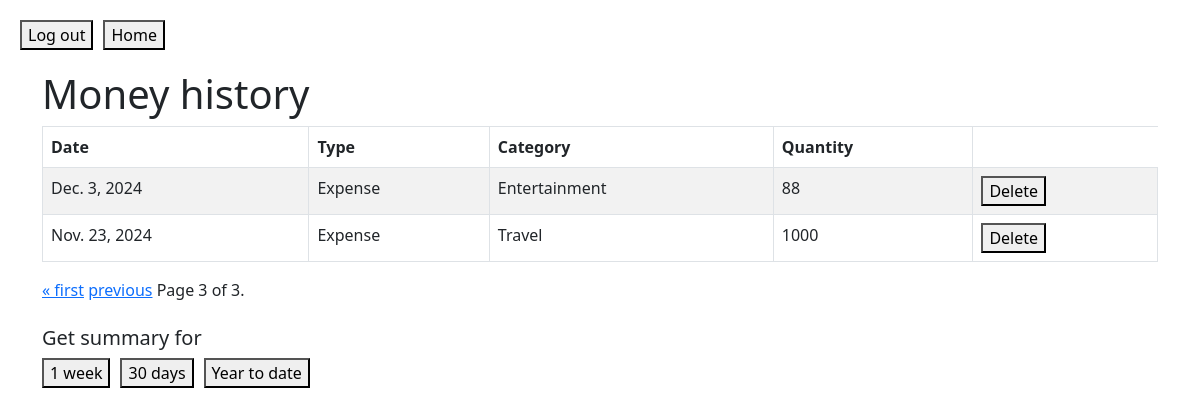
Page /history?page=3 (signed in) on the committed database.
### app/models.py (models this page shows, shortened)
class AddMoneyInfo(models.Model):
    user = models.ForeignKey(User, on_delete=models.CASCADE)
    money_type = models.CharField(max_length=20, choices = ADD_EXPENSE)
    quantity = models.IntegerField()
    date = models.DateField(default=now)
    category = models.CharField(max_length=20, choices=SELECT_CATEGORY, default="Food")

### app/views.py (the view)
# urls.py: path("history", views.history, name="history"),
def history(request):
    if not request.user.is_authenticated:
        return render(request, "index.html")
    user_addings = AddMoneyInfo.objects.filter(user=request.user).order_by('-date')
    paginator = Paginator(user_addings, 7)
    page_number = request.GET.get("page")
    page_obj = paginator.get_page(page_number)
    return render(request, "history.html", {"page_obj": page_obj})

### app/templates/history.html (shortened to what this page needs)
{% extends "layout.html" %}
{% block body %}
{% include "header.html" %}
    <div class="container">
        <div class="row">
            <div class="col-12 col-lg-12">
                <h1>Money history</h1>
                <div class="table-responsive">
                    <table class="table table-striped table-bordered">
                        <thead>
                            <tr>
                                <th>Date</th>
                                <th>Type</th>
                                <th>Category</th>
                                <th>Quantity</th>
                            </tr>
                        </thead>
                        <tbody>
                            {% for listing in page_obj %}
                            <tr>
                                <td>{{ listing.date }}</td>
                                <td>{{ listing.get_money_type_display}}</td>
                                <td>{{ listing.get_category_display }}</td>
                                <td>{{ listing.quantity }}</td>
                                <td>
                                    <form method="post" action="{%  url 'delete_expense' %}">
                                        <button type="submit">Delete</button>
                                    </form>
                                </td>
                            </tr>
                            {% endfor %}
                        </tbody>
                    </table>
                    <div class="pagination">
                        <span class="step-links">
                            {% if page_obj.has_previous %}
                                <a href="?page=1">&laquo; first</a>
                                <a href="?page={{ page_obj.previous_page_number }}">previous</a>
                            {% endif %}
                            <span class="current">
                                Page {{ page_obj.number }} of {{ page_obj.paginator.num_pages }}.
                            </span>
                        </span>
                    </div>
                    <br>
                    <h5>Get summary for</h5>
                    <div style="display: flex; gap: 10px;">
                        <form method="get" action="{% url 'one_week' %}">
                            <button type="submit">1 week</button>
                        </form>
                        <form method="get" action="{% url 'thirty_days' %}">
                            <button type="submit">30 days</button>
                        </form>
                        <form method="get" action="{% url 'year_to_date' %}">
                            <button type="submit">Year to date</button>
                        </form>
                    </div>
                </div>
            </div>
        </div>
    </div>
{% endblock %}

### rows in the picture
AddMoneyInfo: date "Dec. 3, 2024", money_type "Expense", category "Entertainment", quantity "88"
AddMoneyInfo: date "Nov. 23, 2024", money_type "Expense", category "Travel", quantity "1000"

### other values in the picture
{{ page_obj.number }} "3"
{{ page_obj.paginator.num_pages }} "3"
